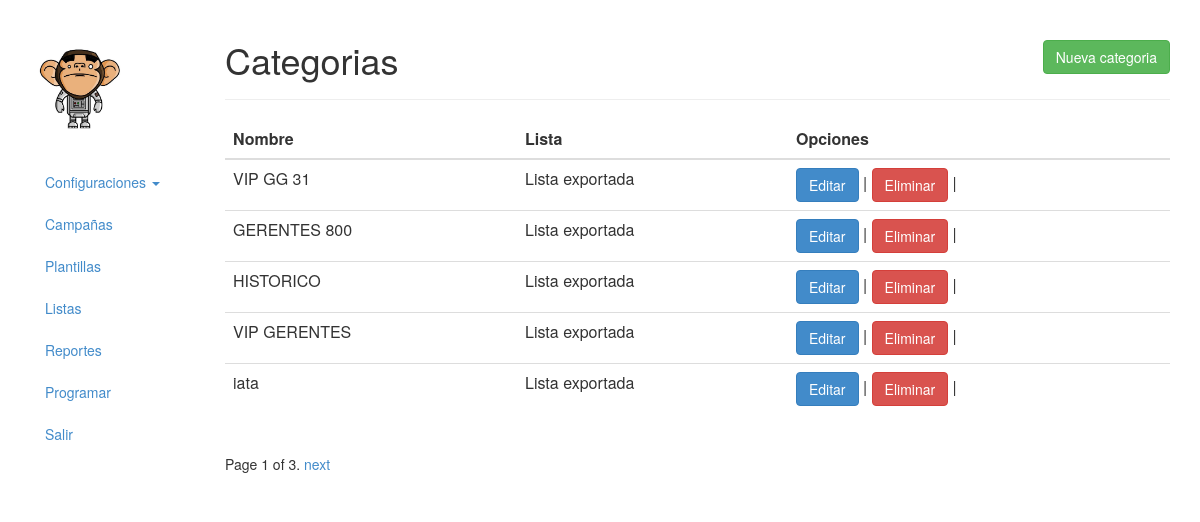
Page /category/ (signed in) on the committed database.
### apps/mail/models/Category.py (models this page shows, shortened)
class Category(models.Model):
    STATUS_ACTIVE = 1
    STATUS_INACTIVE = 0
    CHOICE_STATUS = (
        (STATUS_INACTIVE,'inactivo'),
        (STATUS_ACTIVE,'activo')
    )
    name = models.CharField(
        max_length=45,
        verbose_name='Nombre',
    )
    list = models.ForeignKey(
        'List',
        verbose_name='Lista',
        related_name='category_set',
    )
    status = models.SmallIntegerField(
        choices=CHOICE_STATUS,
        default=STATUS_ACTIVE
    )
    created = models.DateTimeField(
        auto_now_add=True,
        editable=False
    )
    modified = models.DateTimeField(
        editable=False,
        auto_now=True
    )
    class Meta:
        app_label = 'mail'

### apps/mail/models/List.py (models this page shows, shortened)
class List(models.Model):
    STATUS_ACTIVE = 1
    STATUS_INACTIVE = 0
    CHOICE_STATUS = (
        (STATUS_INACTIVE,'inactivo'),
        (STATUS_ACTIVE,'activo')
    )
    name = models.CharField(
        max_length=45,
        verbose_name='Nombre de la lista',
    )
    email = models.EmailField(
        verbose_name='Email para el envio',
    )
    sender = models.CharField(
        max_length=45,
        verbose_name='Nombre remitente',
    )
    status = models.SmallIntegerField(
        choices=CHOICE_STATUS,
        default=STATUS_ACTIVE
    )
    created = models.DateTimeField(
        auto_now_add=True,
        editable=False
    )
    modified = models.DateTimeField(
        editable=False,
        auto_now=True
    )
    class Meta:
        app_label = 'mail'

### apps/mail/views/Category.py (the view)
class CategoryTemplateView(LoginRequiredMixin, ListView):
    model = Category
    paginate_by = settings.PAGINATE_SIZE
    template_name = 'category/list.html'

### apps/mail/templates/category/list.html (shortened to what this page needs)
{% extends 'base.html' %}
{% block content %}
    <div class="page-header">
        <div class="tools">
            <a href="{% url "category_create_view" %}" class="btn btn-success button-header">
                Nueva categoria</a>
        </div>
        <h1 class="header-title">Categorias</h1>
    </div>
    <table class="table table-hover">
        <thead>
        <tr>
            <th>Nombre</th>
            <th>Lista</th>
            <th>Opciones</th>
        </tr>
        </thead>
        <tbody>
        {% for category in object_list %}
            <tr>
                <td>{{ category.name }}</td>
                <td>{{ category.list.name }}</td>
                <td>
                    <a class="btn btn-primary" href="{% url "category_update_view" category.pk %}">Editar</a> |
                    <a class="btn btn-danger deletePermission" data-toggle="modal" data-target="#modalDelete" data-id="{{ category.id }}">Eliminar</a> |
                </td>
            </tr>
        {% endfor %}
        </tbody>
    </table>
    <div class="pagination">
        <span class="step-links">
            <span class="current">
                Page {{ page_obj.number }} of {{ paginator.num_pages }}.
            </span>
            {% if page_obj.has_next %}
                <a href="?page={{ page_obj.next_page_number }}">next</a>
            {% endif %}
        </span>
    </div>
{% endblock content %}

### apps/mail/templates/category/list.html (style rules this page uses)
.button-header { float: right; }
.header-title { width: 50%; }

### rows in the picture
Category: name "VIP GG 31", list.name "Lista exportada"
Category: name "GERENTES 800", list.name "Lista exportada"
Category: name "HISTORICO", list.name "Lista exportada"
Category: name "VIP GERENTES", list.name "Lista exportada"
Category: name "iata", list.name "Lista exportada"

### other values in the picture
{{ page_obj.number }} "1"
{{ paginator.num_pages }} "3"
